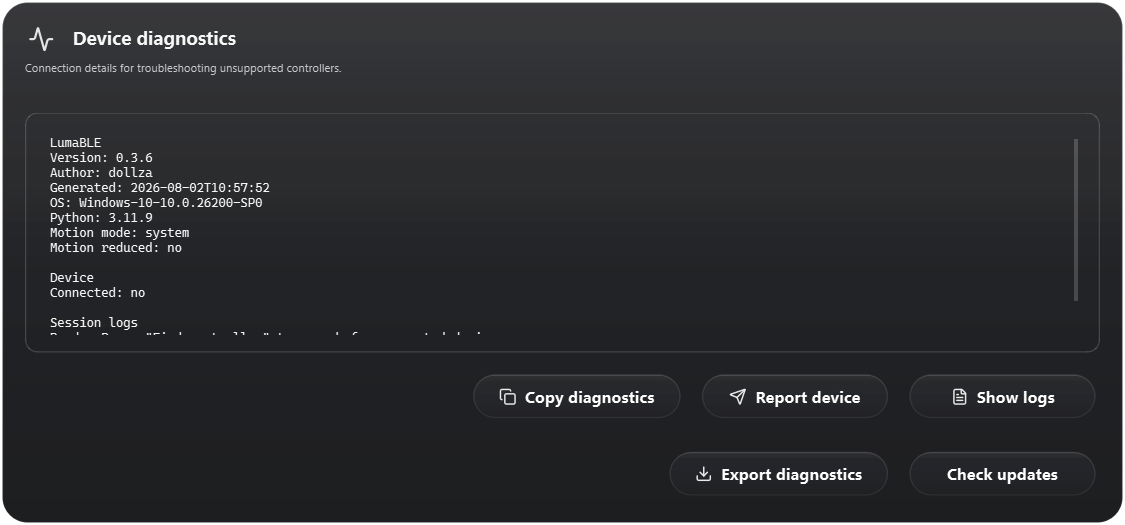
#> input picture docs/images/release-0.3.7-diagnostics-before.png, 1125 x 525 px
$ python make_release_comparison.py
#> lines starting #> are read from the running program, lines starting #| are printed output that depends on the picture
#!/usr/bin/env python3
"""Build the compact 0.3.7 before/after GIF from real LumaBLE card captures."""

from __future__ import annotations

import math
from pathlib import Path

from PIL import Image, ImageDraw, ImageFilter, ImageFont

ROOT = Path(__file__).resolve().parent.parent
IMAGES = ROOT / "docs" / "images"
OUTPUT = IMAGES / "release-0.3.7-before-after.gif"

CANVAS = (1080, 800)
VIEWPORT_WIDTH = 1016
BACKGROUND = (10, 12, 19)
TEXT = (242, 245, 252)
MUTED = (159, 168, 188)
ACCENT = (119, 174, 255)


def _font(size: int, *, bold: bool = False) -> ImageFont.FreeTypeFont:
    name = "segoeuib.ttf" if bold else "segoeui.ttf"
    return ImageFont.truetype(str(Path("C:/Windows/Fonts") / name), size)


def _fit_width(image: Image.Image) -> Image.Image:
    copy = image.convert("RGB")
    height = round(copy.height * VIEWPORT_WIDTH / copy.width)
#> height = 474
    return copy.resize((VIEWPORT_WIDTH, height), Image.Resampling.LANCZOS)


def _ease(value: float) -> float:
    return 0.5 - math.cos(value * math.pi) / 2.0


def _base(title: str) -> Image.Image:
    frame = Image.new("RGB", CANVAS, BACKGROUND)
    draw = ImageDraw.Draw(frame)
    draw.text((32, 24), title, fill=TEXT, font=_font(28, bold=True))
    draw.text((32, 62), "BEFORE · 0.3.6", fill=MUTED, font=_font(15, bold=True))
    right = "AFTER · 0.3.7"
    font = _font(15, bold=True)
    box = draw.textbbox((0, 0), right, font=font)
    draw.text((CANVAS[0] - 32 - (box[2] - box[0]), 62), right, fill=ACCENT, font=font)
    return frame


def _stage(title: str, before_path: Path, after_path: Path) -> list[Image.Image]:
    before = _fit_width(Image.open(before_path))
    after = _fit_width(Image.open(after_path))
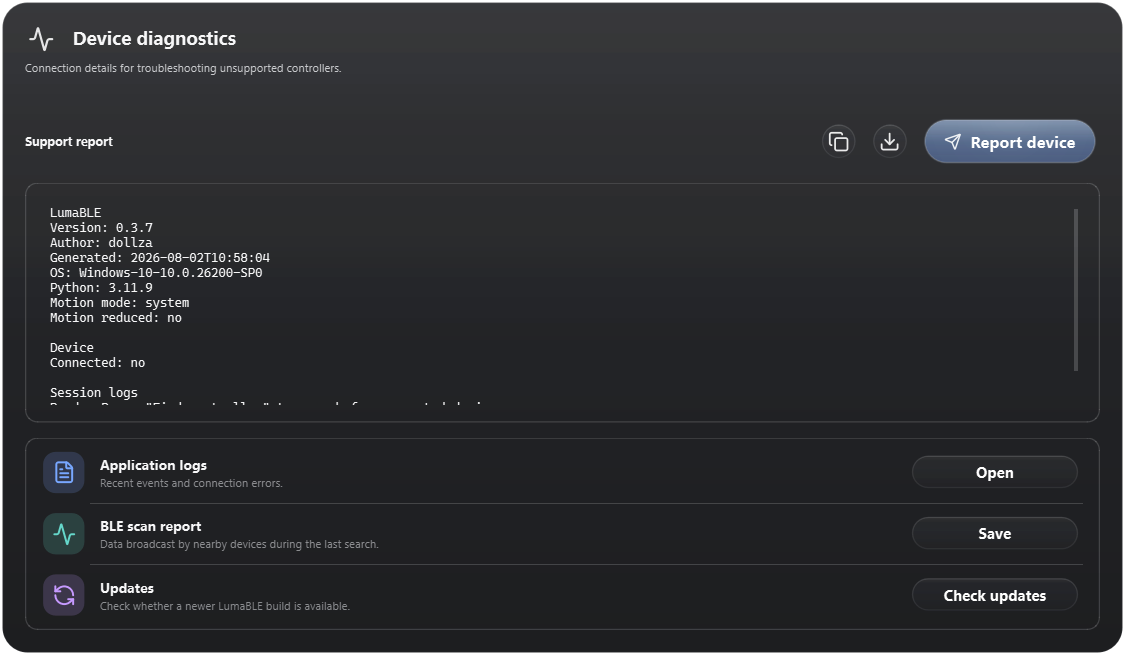
#> input picture docs/images/release-0.3.7-diagnostics-after.png, 1125 x 655 px
    origin = ((CANVAS[0] - VIEWPORT_WIDTH) // 2, 112)

    frames: list[Image.Image] = []
    positions = [0.0] * 8 + [_ease(index / 19) for index in range(20)] + [1.0] * 12
    for progress in positions:
        frame = _base(title)
        before_xy = origin
        after_xy = origin
        frame.paste(before, before_xy)

        reveal = round(after.width * progress)
        if reveal:
            frame.paste(after.crop((0, 0, reveal, after.height)), after_xy)

        line_x = after_xy[0] + reveal
        if 0 < reveal < after.width:
            glow = Image.new("RGBA", CANVAS, (0, 0, 0, 0))
            glow_draw = ImageDraw.Draw(glow)
            glow_draw.line(
                (line_x, after_xy[1], line_x, after_xy[1] + after.height),
                fill=(*ACCENT, 180),
                width=9,
            )
            glow = glow.filter(ImageFilter.GaussianBlur(6))
            frame = Image.alpha_composite(frame.convert("RGBA"), glow).convert("RGB")
            draw = ImageDraw.Draw(frame)
            draw.line(
                (line_x, after_xy[1], line_x, after_xy[1] + after.height),
                fill=TEXT,
                width=2,
            )
            centre_y = after_xy[1] + after.height // 2
            draw.ellipse(
                (line_x - 15, centre_y - 15, line_x + 15, centre_y + 15),
                fill=TEXT,
                outline=ACCENT,
                width=3,
            )
            draw.polygon(
                ((line_x - 7, centre_y), (line_x - 2, centre_y - 5), (line_x - 2, centre_y + 5)),
                fill=ACCENT,
            )
            draw.polygon(
                ((line_x + 7, centre_y), (line_x + 2, centre_y - 5), (line_x + 2, centre_y + 5)),
                fill=ACCENT,
            )
        frames.append(frame)
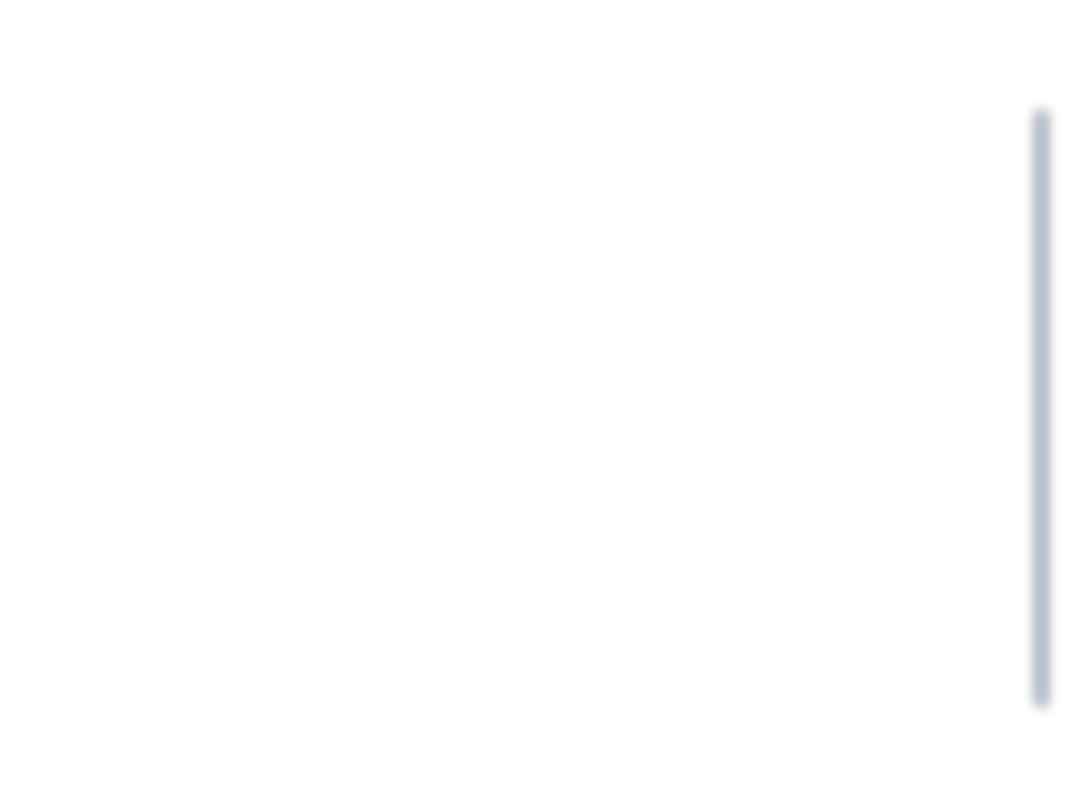
#> glow: PIL image 1080x800 RGBA; mean R, G, B, A 0.7, 1.1, 1.6, 1.1; transparent parts drawn white
#> after the loop, frames = 40 items
    return frames


def main() -> int:
    diagnostics = _stage(
        "Diagnostics",
        IMAGES / "release-0.3.7-diagnostics-before.png",
        IMAGES / "release-0.3.7-diagnostics-after.png",
    )
#> diagnostics = 40 items
    diy = _stage(
        "DIY effects",
        IMAGES / "release-0.3.7-diy-before.png",
        IMAGES / "release-0.3.7-diy-after.png",
    )
#> call 2 of _stage, with title = 'DIY effects'
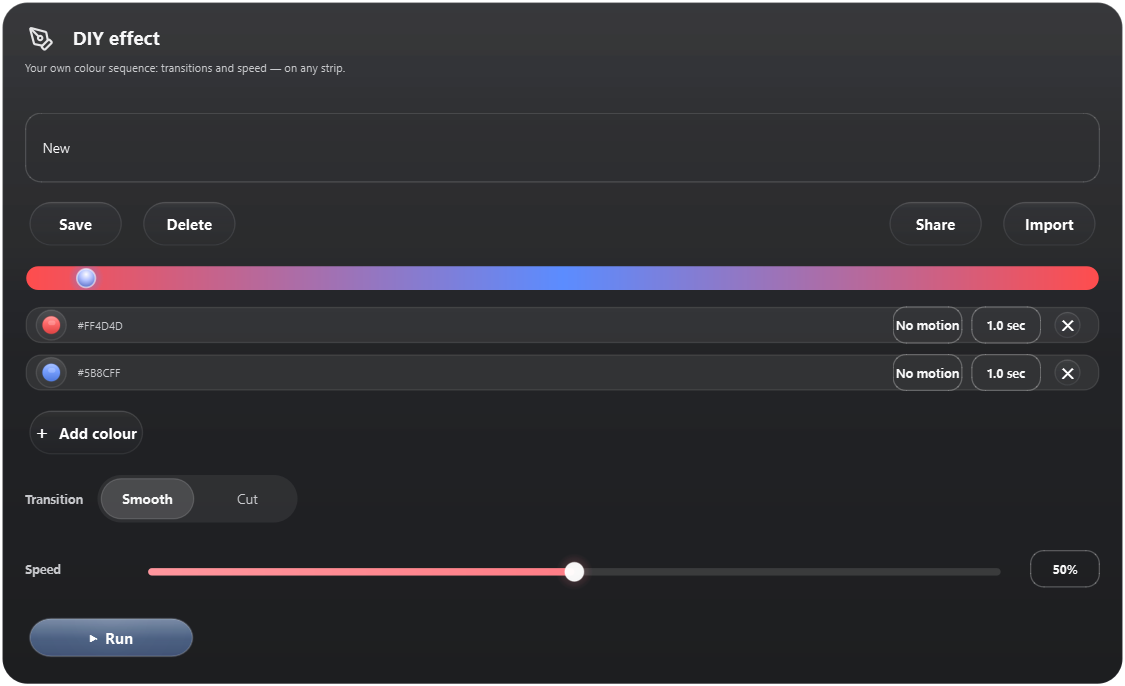
#> input picture docs/images/release-0.3.7-diy-before.png, 1125 x 686 px
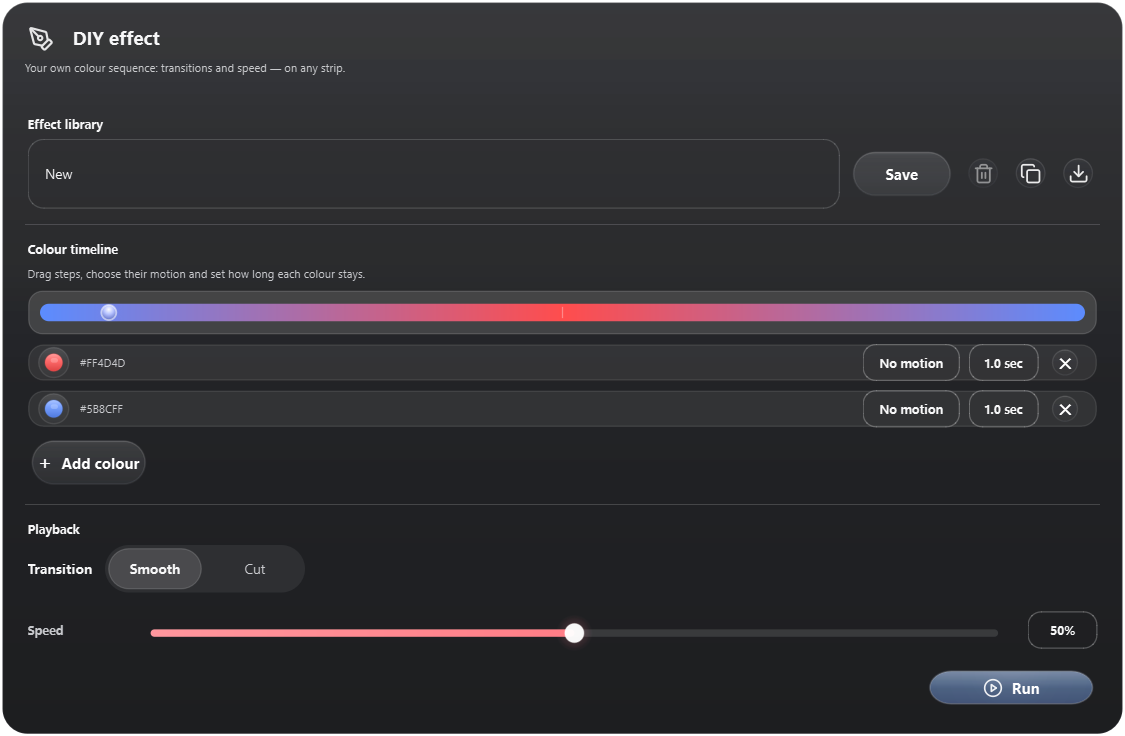
#> input picture docs/images/release-0.3.7-diy-after.png, 1125 x 736 px
#> diy = 40 items

    blank = Image.new("RGB", CANVAS, BACKGROUND)
    fade_out = [Image.blend(diagnostics[-1], blank, index / 6.0) for index in range(1, 6)]
#> fade_out = 5 items
    fade_in = [Image.blend(blank, diy[0], index / 6.0) for index in range(1, 6)]
#> fade_in = 5 items
    frames = diagnostics + fade_out + [blank] * 3 + fade_in + diy
#> frames = 93 items

    palette_source = Image.new("RGB", (CANVAS[0] * 2, CANVAS[1] * 2), BACKGROUND)
    for index, frame in enumerate((diagnostics[0], diagnostics[-1], diy[0], diy[-1])):
        palette_source.paste(frame, ((index % 2) * CANVAS[0], (index // 2) * CANVAS[1]))
#> this loop made 4 passes
    palette = palette_source.convert("P", palette=Image.Palette.ADAPTIVE, colors=224)
    encoded = [frame.quantize(palette=palette, dither=Image.Dither.NONE) for frame in frames]
#> encoded = 93 items
    encoded[0].save(
        OUTPUT,
        save_all=True,
        append_images=encoded[1:],
        duration=100,
        loop=0,
        optimize=False,
        disposal=1,
    )
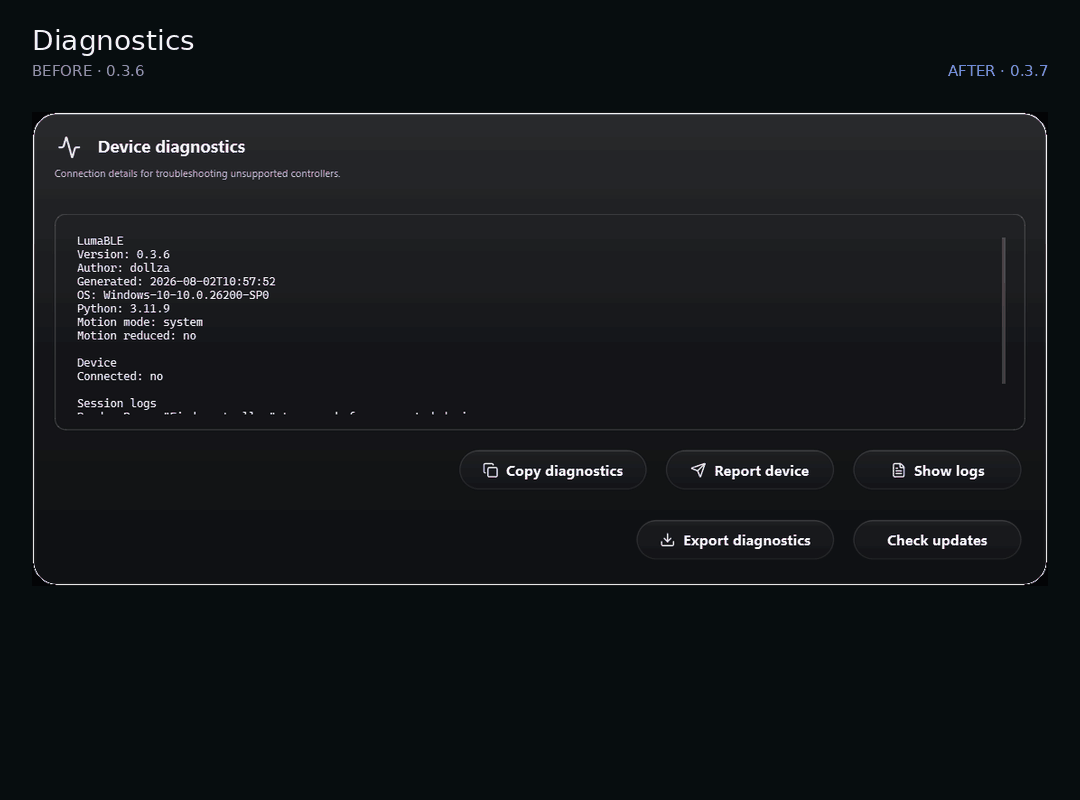
#> saved as release-0.3.7-before-after.gif: PIL image 1080x800 P; mean R, G, B 20.1, 23.2, 25.9
    print(OUTPUT)
    return 0


if __name__ == "__main__":
    raise SystemExit(main())
#> (the program exits here)
